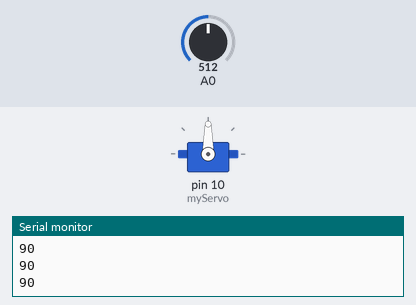
The sketch below on a simulated Arduino Uno, built with avr-gcc and run on an emulated ATmega328P. On the bench: servo, the last lines printed to the serial monitor. Inputs (shaded band) come from the test bench; at power-on: A0 = 512.

Above: at 1.2 s.
1.3 s: A0 set to 716
At 2.5 s:
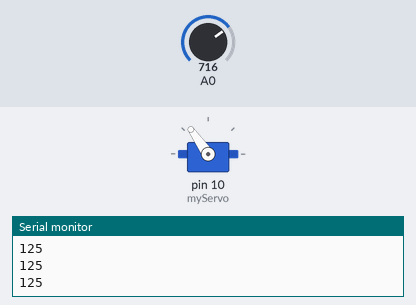
2.8 s: A0 set to 900
At 4.0 s:
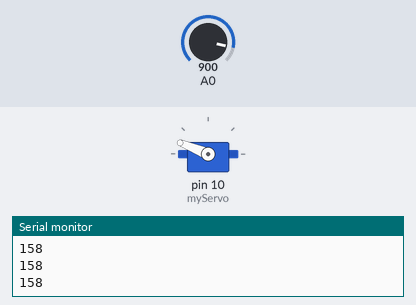
4.3 s: A0 set to 1023
At 4.9 s:
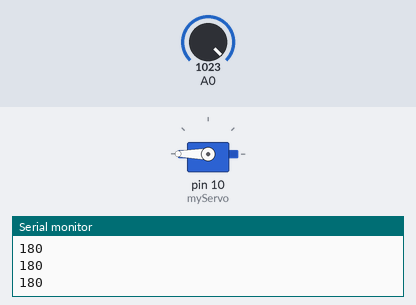
5.8 s: A0 set to 306
At 7.0 s:
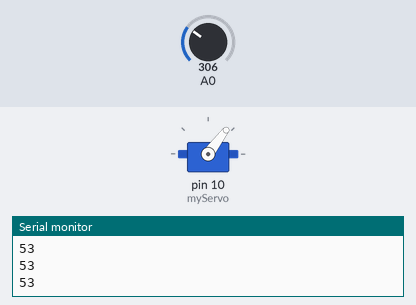
7.3 s: A0 set to 122
At 8.4 s:
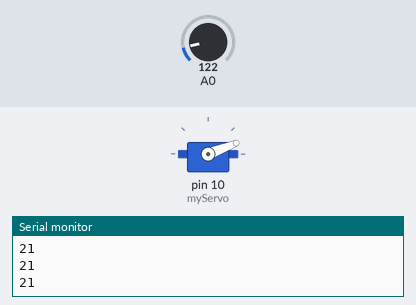
8.8 s: A0 set to 0
At 9.7 s:
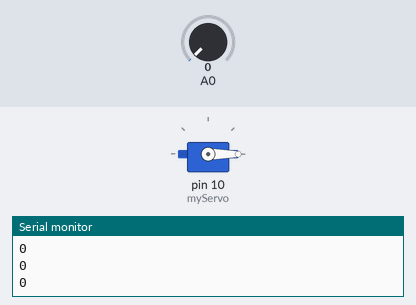
Timing chart, 0 to 11.3 s (numbered marks = the images above; inputs shaded):
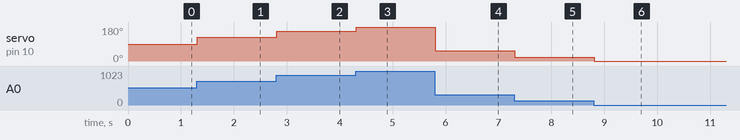

Measured:
- after the input at 1.3 s, servo on pin 10 (myServo): 90° → 125° at once
- after the input at 2.8 s, servo on pin 10 (myServo): 125° → 158° at once
- after the input at 4.3 s, servo on pin 10 (myServo): 158° → 180° at once
- after the input at 5.8 s, servo on pin 10 (myServo): 180° → 53° at once
- after the input at 7.3 s, servo on pin 10 (myServo): 53° → 21° at once
- after the input at 8.8 s, servo on pin 10 (myServo): 21° → 0° at once

The sketch:

servo_with_potentiometer.ino
```cpp
#include <Servo.h>

Servo myServo;

int val;

void setup() {
  Serial.begin(9600);
  myServo.attach(10);
}

void loop() {
  // put your main code here, to run repeatedly:
  val = analogRead(A0);
  val = map(val, 0, 1023, 0, 180);
  myServo.write(val);
  Serial.println(val);
  delay(15);
}
```
